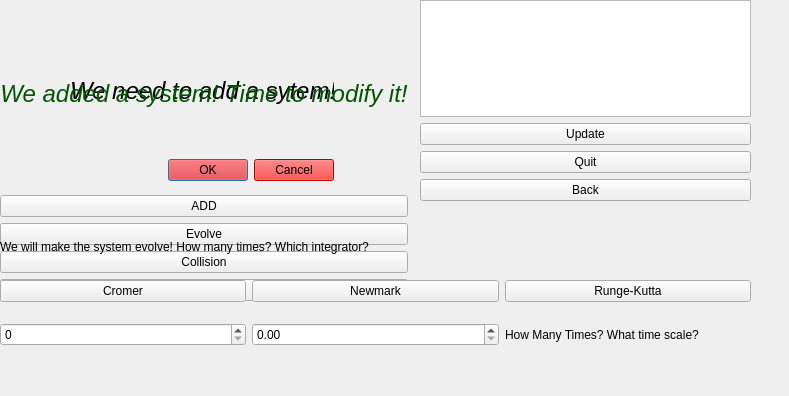
<?xml version="1.0" encoding="UTF-8"?>
<ui version="4.0">
 <class>Modify</class>
 <widget class="QDialog" name="Modify">
  <property name="geometry">
   <rect>
    <x>0</x>
    <y>0</y>
    <width>789</width>
    <height>396</height>
   </rect>
  </property>
  <property name="windowTitle">
   <string>Modify</string>
  </property>
  <widget class="QWidget" name="verticalLayoutWidget">
   <property name="geometry">
    <rect>
     <x>70</x>
     <y>30</y>
     <width>264</width>
     <height>151</height>
    </rect>
   </property>
   <layout class="QVBoxLayout" name="verticalLayout">
    <item>
     <widget class="QLabel" name="label">
      <property name="text">
       <string>&lt;html&gt;&lt;head/&gt;&lt;body&gt;&lt;p align=&quot;center&quot;&gt;&lt;span style=&quot; font-size:18pt; font-style:italic;&quot;&gt;We need to add a sytem!&lt;/span&gt;&lt;/p&gt;&lt;/body&gt;&lt;/html&gt;</string>
      </property>
      <property name="wordWrap">
       <bool>false</bool>
      </property>
     </widget>
    </item>
    <item>
     <widget class="QDialogButtonBox" name="buttonBox">
      <property name="styleSheet">
       <string notr="true">background-color: rgb(255, 0, 0);</string>
      </property>
      <property name="standardButtons">
       <set>QDialogButtonBox::Cancel|QDialogButtonBox::Ok</set>
      </property>
     </widget>
    </item>
   </layout>
  </widget>
  <widget class="QWidget" name="verticalLayoutWidget_2">
   <property name="geometry">
    <rect>
     <x>0</x>
     <y>0</y>
     <width>408</width>
     <height>301</height>
    </rect>
   </property>
   <layout class="QVBoxLayout" name="verticalLayout_3">
    <item>
     <widget class="QLabel" name="label_2">
      <property name="text">
       <string>&lt;html&gt;&lt;head/&gt;&lt;body&gt;&lt;p align=&quot;center&quot;&gt;&lt;span style=&quot; font-size:18pt; font-style:italic; color:#005500;&quot;&gt;We added a system! Time to modify it!&lt;/span&gt;&lt;/p&gt;&lt;/body&gt;&lt;/html&gt;</string>
      </property>
     </widget>
    </item>
    <item>
     <widget class="QPushButton" name="add_btn">
      <property name="text">
       <string>ADD</string>
      </property>
     </widget>
    </item>
    <item>
     <widget class="QPushButton" name="evolve_btn">
      <property name="text">
       <string>Evolve</string>
      </property>
     </widget>
    </item>
    <item>
     <widget class="QPushButton" name="col_btn">
      <property name="text">
       <string>Collision</string>
      </property>
     </widget>
    </item>
    <item>
     <widget class="QPushButton" name="del_btn">
      <property name="text">
       <string>Delete</string>
      </property>
     </widget>
    </item>
   </layout>
  </widget>
  <widget class="QWidget" name="verticalLayoutWidget_3">
   <property name="geometry">
    <rect>
     <x>420</x>
     <y>0</y>
     <width>331</width>
     <height>201</height>
    </rect>
   </property>
   <layout class="QVBoxLayout" name="verticalLayout_4">
    <item>
     <widget class="QTextBrowser" name="textBrowser"/>
    </item>
    <item>
     <widget class="QPushButton" name="update">
      <property name="text">
       <string>Update</string>
      </property>
     </widget>
    </item>
    <item>
     <widget class="QPushButton" name="quitt">
      <property name="text">
       <string>Quit</string>
      </property>
     </widget>
    </item>
    <item>
     <widget class="QPushButton" name="back_btn">
      <property name="text">
       <string>Back</string>
      </property>
     </widget>
    </item>
   </layout>
  </widget>
  <widget class="QWidget" name="verticalLayoutWidget_4">
   <property name="geometry">
    <rect>
     <x>0</x>
     <y>220</y>
     <width>751</width>
     <height>141</height>
    </rect>
   </property>
   <layout class="QVBoxLayout" name="verticalLayout_5">
    <item>
     <widget class="QLabel" name="label_3">
      <property name="text">
       <string>We will make the system evolve! How many times? Which integrator?</string>
      </property>
     </widget>
    </item>
    <item>
     <layout class="QHBoxLayout" name="horizontalLayout_3">
      <item>
       <widget class="QPushButton" name="cromer">
        <property name="text">
         <string>Cromer</string>
        </property>
       </widget>
      </item>
      <item>
       <widget class="QPushButton" name="nemark">
        <property name="text">
         <string>Newmark</string>
        </property>
       </widget>
      </item>
      <item>
       <widget class="QPushButton" name="kutta">
        <property name="text">
         <string>Runge-Kutta</string>
        </property>
       </widget>
      </item>
     </layout>
    </item>
    <item>
     <layout class="QHBoxLayout" name="horizontalLayout_2">
      <item>
       <widget class="QSpinBox" name="spinBox"/>
      </item>
      <item>
       <widget class="QDoubleSpinBox" name="doubleSpinBox"/>
      </item>
      <item>
       <widget class="QLabel" name="label_4">
        <property name="text">
         <string>How Many Times? What time scale?</string>
        </property>
       </widget>
      </item>
     </layout>
    </item>
   </layout>
  </widget>
 </widget>
 <resources/>
 <connections/>
</ui>
